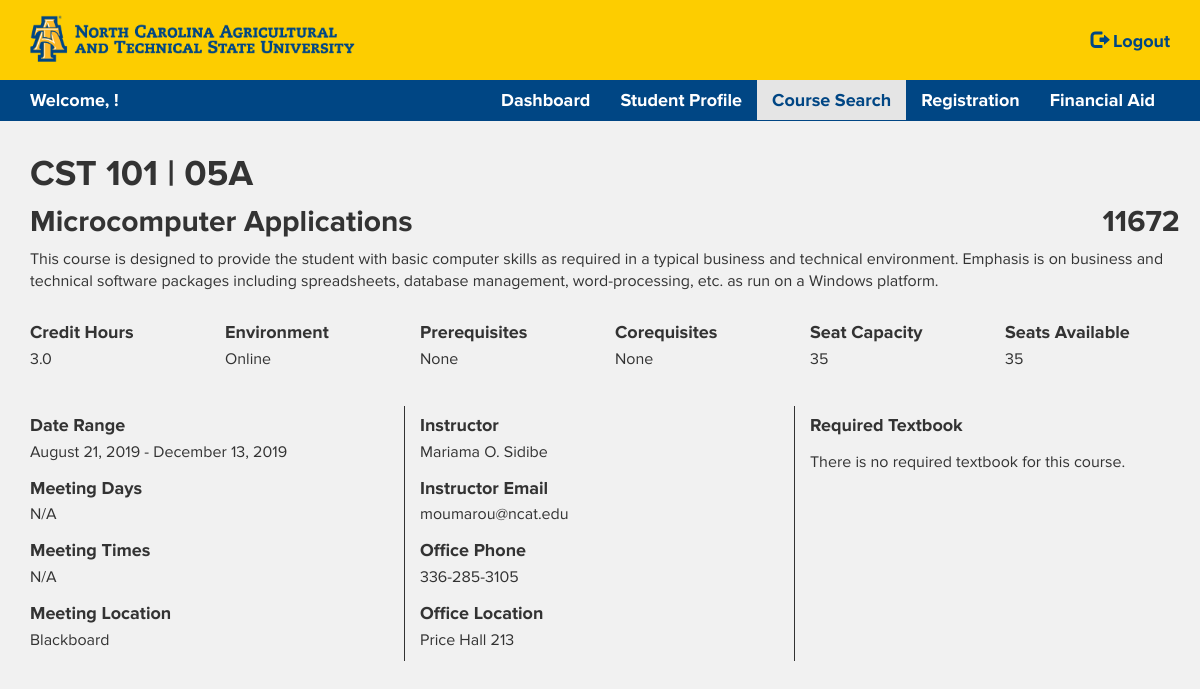
/information.php?id=11672 (signed in), run on the app's committed database.
### tables this page shows
CREATE TABLE `section` (
  `crn` int(5) NOT NULL,
  `course_id` int(5) NOT NULL,
  `section_number` varchar(3) NOT NULL,
  `instructor_id` int(9) NOT NULL,
  `semester_id` int(5) NOT NULL,
  `type_id` int(1) NOT NULL,
  `meeting_days` varchar(5) DEFAULT NULL,
  `start_time` time DEFAULT NULL,
  `end_time` time DEFAULT NULL,
  `meeting_location` varchar(255) NOT NULL,
  `seat_capacity` int(3) NOT NULL,
  PRIMARY KEY (`crn`),
  KEY `course_id` (`course_id`),
  KEY `instructor_id` (`instructor_id`),
  KEY `semester_id` (`semester_id`),
  KEY `type_id` (`type_id`)
);

CREATE TABLE `subject` (
  `subject_id` int(5) NOT NULL,
  `subject_title` varchar(255) NOT NULL,
  `subject_abbreviation` varchar(4) NOT NULL,
  PRIMARY KEY (`subject_id`)
);

CREATE TABLE `course` (
  `course_id` int(5) NOT NULL,
  `course_number` int(3) NOT NULL,
  `course_title` varchar(255) NOT NULL,
  `course_description` text NOT NULL,
  `department_id` int(5) NOT NULL,
  `subject_id` varchar(4) NOT NULL,
  `credit_hours` decimal(2,1) NOT NULL,
  `level_id` int(1) NOT NULL,
  `prerequisite_id` int(9) DEFAULT NULL,
  `corequisite_id` int(9) DEFAULT NULL,
  `isbn` varchar(13) DEFAULT NULL,
  PRIMARY KEY (`course_id`),
  KEY `department_id` (`department_id`),
  KEY `subject_id` (`subject_id`),
  KEY `level_id` (`level_id`),
  KEY `prerequisite_id` (`prerequisite_id`),
  KEY `corequisite_id` (`corequisite_id`),
  KEY `isbn` (`isbn`)
);

CREATE TABLE `course_type` (
  `type_id` int(1) NOT NULL,
  `type_name` varchar(255) NOT NULL,
  PRIMARY KEY (`type_id`)
);

CREATE TABLE `semester` (
  `semester_id` int(5) NOT NULL,
  `semester_title` varchar(255) NOT NULL,
  `start_date` date NOT NULL,
  `finish_date` date NOT NULL,
  PRIMARY KEY (`semester_id`)
);

CREATE TABLE `instructor` (
  `instructor_id` int(9) NOT NULL,
  `first_name` varchar(255) NOT NULL,
  `middle_initial` char(1) DEFAULT NULL,
  `last_name` varchar(255) NOT NULL,
  `email` varchar(255) NOT NULL,
  `office_location` varchar(255) DEFAULT NULL,
  `office_phone` char(10) DEFAULT NULL,
  `department_id` int(5) NOT NULL,
  PRIMARY KEY (`instructor_id`),
  KEY `department_id` (`department_id`)
);

### information.php (the view, shortened to what this page needs)
<?php
include 'config.php';
?>
<?php
$crn=$_GET["id"];
$sql_info="SELECT crn, section_number, meeting_days, start_time, end_time, meeting_location, seat_capacity, first_name, middle_initial, last_name, email, office_location, office_phone, course_number, course_title, course_description, credit_hours, subject_abbreviation, type_name, start_date, finish_date, textbook.isbn, textbook_title, textbook_release_year, textbook_edition, author_name, publisher_name
FROM section, instructor, course, subject, course_type, semester, textbook, author, publisher
WHERE crn='$crn' AND section.instructor_id=instructor.instructor_id AND section.course_id=course.course_id AND section.type_id=course_type.type_id AND course.subject_id=subject.subject_id AND section.semester_id=semester.semester_id AND course.isbn=textbook.isbn AND author.author_id=textbook.author_id AND publisher.publisher_id=textbook.publisher_id";
$result_info = $conn->query($sql_info);
$sql_alt="SELECT crn, section_number, meeting_days, start_time, end_time, meeting_location, seat_capacity, first_name, middle_initial, last_name, email, office_location, office_phone, course_number, course_title, course_description, credit_hours, subject_abbreviation, type_name, start_date, finish_date
FROM section, instructor, course, subject, course_type, semester
WHERE crn='$crn' AND section.instructor_id=instructor.instructor_id AND section.course_id=course.course_id AND section.type_id=course_type.type_id AND course.subject_id=subject.subject_id AND section.semester_id=semester.semester_id";
$result_alt = $conn->query($sql_alt);
if ($result_info->num_rows > 0) {
    $row_info = $result_info->fetch_assoc();
    $section=$row_info["section_number"];
    $meeting_days=$row_info["meeting_days"];
    $start_time=date('g:i A', strtotime($row_info["start_time"]));
    $end_time=date('g:i A', strtotime($row_info["end_time"]));
    $meeting_location=$row_info["meeting_location"];
    $seat_capacity=$row_info["seat_capacity"];
    $first_name=$row_info["first_name"];
    $middle_initial=$row_info["middle_initial"];
    $last_name=$row_info["last_name"];
    $email=$row_info["email"];
    $office_location=$row_info["office_location"];
    $office_phone=$row_info["office_phone"];
    $course_number=$row_info["course_number"];
    $course_title=$row_info["course_title"];
    $course_description=$row_info["course_description"];
    $credit_hours=$row_info["credit_hours"];
    $subject_abbreviation=$row_info["subject_abbreviation"];
    $type_name=$row_info["type_name"];
    $start_date=date('F j, Y', strtotime($row_info["start_date"]));
    $finish_date=date('F j, Y', strtotime($row_info["finish_date"]));
    $isbn=$row_info["isbn"];
    $textbook_title=$row_info["textbook_title"];
    $textbook_edition=$row_info["textbook_edition"];
    $textbook_release_year=$row_info["textbook_release_year"];
    $author_name=$row_info["author_name"];
    $publisher_name=$row_info["publisher_name"];
}
else {
    $row_info = $result_alt->fetch_assoc();
    $section=$row_info["section_number"];
    $meeting_days=$row_info["meeting_days"];
    $start_time=date('g:i A', strtotime($row_info["start_time"]));
    $end_time=date('g:i A', strtotime($row_info["end_time"]));
    $meeting_location=$row_info["meeting_location"];
    $seat_capacity=$row_info["seat_capacity"];
    $first_name=$row_info["first_name"];
    $middle_initial=$row_info["middle_initial"];
    $last_name=$row_info["last_name"];
    $email=$row_info["email"];
    $office_location=$row_info["office_location"];
    $office_phone=$row_info["office_phone"];
    $course_number=$row_info["course_number"];
    $course_title=$row_info["course_title"];
    $course_description=$row_info["course_description"];
    $credit_hours=$row_info["credit_hours"];
    $subject_abbreviation=$row_info["subject_abbreviation"];
    $type_name=$row_info["type_name"];
    $start_date=date('F j, Y', strtotime($row_info["start_date"]));
    $finish_date=date('F j, Y', strtotime($row_info["finish_date"]));
    $isbn="";
}
$sql_seats="SELECT COUNT(*) AS seats_taken FROM registration WHERE registration.crn='$crn'";
$result_seats = $conn->query($sql_seats);
$row_seats = $result_seats->fetch_assoc();
$seats_taken=$row_seats["seats_taken"];
$seats_available=$seat_capacity-$seats_taken;
$sql_prerequisite="SELECT subject_abbreviation, p.course_number FROM course AS s, course AS p, section, subject WHERE crn='$crn' AND s.prerequisite_id=p.course_id AND s.course_id=section.course_id AND p.subject_id=subject.subject_id";
$result_prerequisite = $conn->query($sql_prerequisite);
$row_prerequisite = $result_prerequisite->fetch_assoc();
$prerequisite_abbreviation=$row_prerequisite["subject_abbreviation"];
$prerequisite_number=$row_prerequisite["course_number"];
$sql_corequisite="SELECT subject_abbreviation, c.course_number FROM course AS s, course AS c, section, subject WHERE crn='$crn' AND s.corequisite_id=c.course_id AND s.course_id=section.course_id AND c.subject_id=subject.subject_id";
$result_corequisite = $conn->query($sql_corequisite);
$row_corequisite = $result_corequisite->fetch_assoc();
$corequisite_abbreviation=$row_corequisite["subject_abbreviation"];
$corequisite_number=$row_corequisite["course_number"];
?>
<!DOCTYPE html>
<html lang="en">
    <head>
        <link rel="stylesheet" href="https://maxcdn.bootstrapcdn.com/bootstrap/3.3.7/css/bootstrap.min.css">
        <link rel="stylesheet" href="https://use.fontawesome.com/releases/v5.7.2/css/all.css">
        <link rel="stylesheet" type="text/css" href="/stylesheets/stylesheet.css">
    </head>
    <body style="margin-bottom:35px;">
        <nav class="navbar navbar-inverse navbar-fixed-top">
            <div class="container" style="height:80px;">
                <div class="navbar-header">
                    <a class="navbar-brand" href="/dashboard.php"><img src="/images/Logo.png" style="width:325px;"></a>
                </div>
                <ul class="nav navbar-nav navbar-right">
                    <li><a href="/logout.php" class="logout"><span class="glyphicon glyphicon-log-out"></span> Logout</a></li>
                </ul>
            </div>
            <div class="container-fluid" style="background:#004684;">
                <div class="container">
                    <div class="navbar-header welcome-message">
                        Welcome, <?=$_SESSION['name']?>!
                    </div>
                <ul class="nav navbar-nav">
                    <li><a href="dashboard.php">Dashboard</a></li>
                    <li><a href="profile.php">Student Profile</a></li>
                    <li class="active"><a href="search.php">Course Search</a></li>
                    <li><a href="registration.php">Registration</a></li>
                    <li><a href="financial.php">Financial Aid</a></li>
                </ul>
                </div>
            </div>
        </nav>
        <div class="container">
            <div class="row">
                <div class="col-sm-12">
                    <h1><?php echo $subject_abbreviation . " " . $course_number . " | " . $section; ?></h1>
                </div>
                <div class="col-sm-11">
                    <h2 style="margin-top:0;"><?php echo $course_title; ?></h2>
                </div>
                <div class="col-sm-1">
                    <h2 style="margin-top:0;"><?php echo $crn; ?></h2>
                </div>
            </div>
            <p style="margin-bottom:20px;"><?php echo $course_description; ?></p>
            <div class="row">
                <div class="col-sm-2">
                    <h4>Credit Hours</h4>
                    <p><?php echo $credit_hours; ?></p>
                </div>
                <div class="col-sm-2">
                    <h4>Environment</h4>
                    <p><?php echo $type_name; ?></p>
                </div>
                <div class="col-sm-2">
                    <h4>Prerequisites</h4>
                    <p>
                        <?php
                        if ($prerequisite_number === NULL) {
                            echo "None";
                        }
                        else {
                            echo $prerequisite_abbreviation . " " . $prerequisite_number;
                        }
                        ?>
                    </p>
                </div>
                <div class="col-sm-2">
                    <h4>Corequisites</h4>
                    <p>
                        <?php
                        if ($corequisite_number === NULL) {
                            echo "None";
                        }
                        else {
                            echo $corequisite_abbreviation . " " . $corequisite_number;
                        }
                        ?>
                    </p>
                </div>
                <div class="col-sm-2">
                    <h4>Seat Capacity</h4>
                    <p><?php echo $seat_capacity; ?></p>
                </div>
                <div class="col-sm-2">
                    <h4>Seats Available</h4>
                    <p><?php echo $seats_available; ?></p>
                </div>
            </div>
            <div class="row" style="margin-top:25px;">
                <div class="col-sm-4" style="border-right:1px solid;">
                    <h4>Date Range</h4>
                    <p style="margin-bottom:15px;"><?php echo $start_date . " - " . $finish_date; ?></p>
                    <h4>Meeting Days</h4>
                    <p style="margin-bottom:15px;">
                        <?php
                        if ($meeting_days === "") {
                            echo "N/A";
                        }
                        else {
                            $days_initial = ["M", "T", "W", "R", "F"];
                            $days = ["Monday,", " Tuesday,", " Wednesday,", " Thursday,", " Friday,"];
                            echo rtrim(str_replace($days_initial,$days,$meeting_days), ',');
                        }
                        ?>
                    </p>
                    <h4>Meeting Times</h4>
                    <p style="margin-bottom:15px;">
                        <?php
                        if ($meeting_days === "") {
                            echo "N/A";
                        }
                        else {
                            echo $start_time . " - " . $end_time;
                        }
                        ?>
                        </p>
                    <h4>Meeting Location</h4>
                    <p><?php echo $meeting_location; ?></p>
                </div>
                <div class="col-sm-4" style="border-right:1px solid;">
                    <h4>Instructor</h4>
                    <p style="margin-bottom:15px;">
                        <?php
                        if ($middle_initial==="") {
                            echo $first_name . " " . $last_name;
                        } else {
                            echo $first_name . " " . $middle_initial . ". " . $last_name;
                        }
                        ?>
                    </p>
                    <h4>Instructor Email</h4>
                    <p style="margin-bottom:15px;"><?php echo $email; ?></p>
                    <h4>Office Phone</h4>
                    <p style="margin-bottom:15px;">
                        <?php
                        $phone_1 = substr($office_phone, 0, 3);
                        $phone_2 = substr($office_phone, 3, 3);
                        $phone_3 = substr($office_phone, 6, 4);
                        echo $phone_1 . "-" . $phone_2 . "-" . $phone_3;
                        ?>
                    </p>
                    <h4>Office Location</h4>
                    <p><?php echo $office_location; ?></p>
                </div>
                <div class="col-sm-4">
                    <h4 style="margin-bottom:15px;">Required Textbook</h4>
                    <?php
                        if ($isbn === "") {
                            echo "There is no required textbook for this course.";
                        }
                        ?>
                </div>
            </div>
        </div>
    </body>
</html>

### stylesheets/stylesheet.css (style rules this page uses)
* { margin: 0; padding: 0; box-sizing: border-box; }
body { font-family:Proxima Nova, sans-serif; font-weight:400; margin-top:135px; font-size:16px; background:#f1f1f1; }
h1, h2, h3, h4, h5, h6 { font-weight:700; }
a.contact-us, a.logout { color:#004684!important; }
.navbar { font-weight:700; font-size:18px; }
.navbar-inverse { background-color:#fdcd00; border-color:transparent; }
.navbar-fixed-top { border-width:0; height:80px; }
.navbar-inverse .navbar-nav>.active>a, .navbar-inverse .navbar-nav>.active>a:focus, .navbar-inverse .navbar-nav>.active>a:hover { background-color:#e5e5e5; color:#004684; }
.navbar-inverse .navbar-nav>li>a { color:#fff; }
.navbar-nav { float:right; }
.navbar-nav>li>a { padding-top:10px; padding-bottom:10px; }
.welcome-message { color:#fff; padding-top:7.5px; padding-bottom:7.5px; }
.navbar-right { margin-top:19px; }

### information.php (style rules this page uses)
h4 { margin-bottom:5px; }

### data on the page
section: subject.subject_abbreviation "CST", course.course_number "101", section_number "05A", course.course_title "Microcomputer Applications", course.course_description "This course is designed to provide the student with basic computer skills as required in a typical business and technical environment. Emphasis is on business and technical software packages including spreadsheets, database management, word-processing, etc. as run on a Windows platform.", course.credit_hours "3.0", type.type_name "Online", seat_capacity "35", semester.start_date "August 21, 2019", semester.finish_date "December 13, 2019", meeting_location "Blackboard", instructor.first_name "Mariama", instructor.middle_initial "O", instructor.last_name "Sidibe", instructor.email "moumarou@ncat.edu", instructor.office_phone "336", instructor.office_phone "285", instructor.office_phone "3105", instructor.office_location "Price Hall 213"

### other printed values
$crn "11672"
